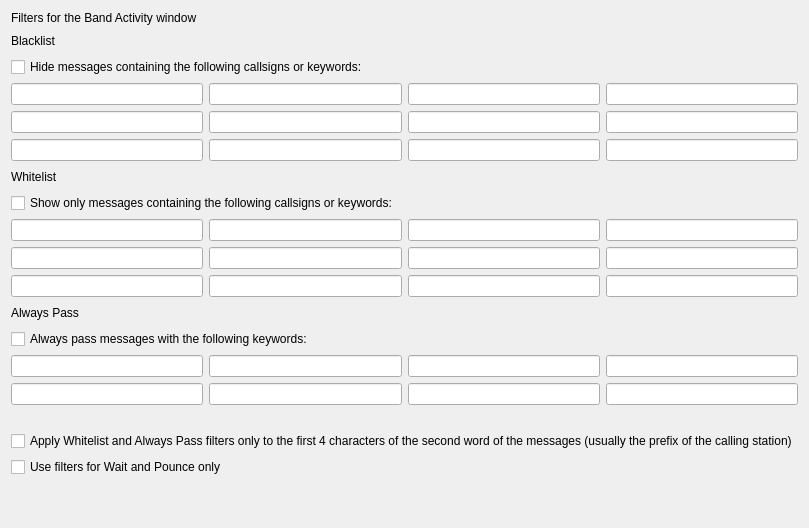
     <widget class="QWidget" name="filters_tab">
      <attribute name="title">
       <string>Filters</string>
      </attribute>
      <layout class="QGridLayout" name="gridLayout_13">
       <item row="0" column="0">
        <layout class="QGridLayout" name="gridLayout_19">
         <item row="4" column="3">
          <widget class="QLineEdit" name="Blacklist8"/>
         </item>
         <item row="5" column="3">
          <widget class="QLineEdit" name="Blacklist12"/>
         </item>
         <item row="13" column="3">
          <widget class="QLineEdit" name="Pass4"/>
         </item>
         <item row="4" column="1">
          <widget class="QLineEdit" name="Blacklist6"/>
         </item>
         <item row="14" column="2">
          <widget class="QLineEdit" name="Pass7"/>
         </item>
         <item row="9" column="2">
          <widget class="QLineEdit" name="Whitelist7"/>
         </item>
         <item row="5" column="2">
          <widget class="QLineEdit" name="Blacklist11"/>
         </item>
         <item row="8" column="1">
          <widget class="QLineEdit" name="Whitelist2"/>
         </item>
         <item row="9" column="0">
          <widget class="QLineEdit" name="Whitelist5"/>
         </item>
         <item row="8" column="3">
          <widget class="QLineEdit" name="Whitelist4"/>
         </item>
         <item row="8" column="0">
          <widget class="QLineEdit" name="Whitelist1"/>
         </item>
         <item row="18" column="0">
          <spacer name="verticalSpacer_10">
           <property name="orientation">
            <enum>Qt::Vertical</enum>
           </property>
           <property name="sizeHint" stdset="0">
            <size>
             <width>20</width>
             <height>40</height>
            </size>
           </property>
          </spacer>
         </item>
         <item row="14" column="0">
          <widget class="QLineEdit" name="Pass5"/>
         </item>
         <item row="12" column="0" colspan="4">
          <widget class="QCheckBox" name="cbPass">
           <property name="text">
            <string>Always pass messages with the following keywords:</string>
           </property>
          </widget>
         </item>
         <item row="6" column="0" colspan="4" alignment="Qt::AlignBottom">
          <widget class="QLabel" name="whitelist_label">
           <property name="sizePolicy">
            <sizepolicy hsizetype="Preferred" vsizetype="Preferred">
             <horstretch>0</horstretch>
             <verstretch>0</verstretch>
            </sizepolicy>
           </property>
           <property name="minimumSize">
            <size>
             <width>0</width>
             <height>20</height>
            </size>
           </property>
           <property name="text">
            <string>Whitelist</string>
           </property>
          </widget>
         </item>
         <item row="9" column="3">
          <widget class="QLineEdit" name="Whitelist8"/>
         </item>
         <item row="0" column="0" colspan="4">
          <widget class="QLabel" name="label_18">
           <property name="sizePolicy">
            <sizepolicy hsizetype="Preferred" vsizetype="Preferred">
             <horstretch>0</horstretch>
             <verstretch>0</verstretch>
            </sizepolicy>
           </property>
           <property name="text">
            <string>Filters for the Band Activity window</string>
           </property>
           <property name="alignment">
            <set>Qt::AlignLeading|Qt::AlignLeft|Qt::AlignTop</set>
           </property>
          </widget>
         </item>
         <item row="3" column="1">
          <widget class="QLineEdit" name="Blacklist2"/>
         </item>
         <item row="3" column="2">
          <widget class="QLineEdit" name="Blacklist3"/>
         </item>
         <item row="7" column="0" colspan="4">
          <widget class="QCheckBox" name="cbWhitelist">
           <property name="text">
            <string>Show only messages containing the following callsigns or keywords:</string>
           </property>
          </widget>
         </item>
         <item row="10" column="2">
          <widget class="QLineEdit" name="Whitelist11"/>
         </item>
         <item row="10" column="0">
          <widget class="QLineEdit" name="Whitelist9"/>
         </item>
         <item row="8" column="2">
          <widget class="QLineEdit" name="Whitelist3"/>
         </item>
         <item row="13" column="2">
          <widget class="QLineEdit" name="Pass3"/>
         </item>
         <item row="5" column="0">
          <widget class="QLineEdit" name="Blacklist9"/>
         </item>
         <item row="1" column="0" colspan="4" alignment="Qt::AlignBottom">
          <widget class="QLabel" name="blacklist_label">
           <property name="sizePolicy">
            <sizepolicy hsizetype="Preferred" vsizetype="Preferred">
             <horstretch>0</horstretch>
             <verstretch>0</verstretch>
            </sizepolicy>
           </property>
           <property name="minimumSize">
            <size>
             <width>0</width>
             <height>20</height>
            </size>
           </property>
           <property name="text">
            <string>Blacklist</string>
           </property>
          </widget>
         </item>
         <item row="15" column="0">
          <spacer name="verticalSpacer_12">
           <property name="orientation">
            <enum>Qt::Vertical</enum>
           </property>
           <property name="sizeType">
            <enum>QSizePolicy::Fixed</enum>
           </property>
           <property name="sizeHint" stdset="0">
            <size>
             <width>20</width>
             <height>20</height>
            </size>
           </property>
          </spacer>
         </item>
         <item row="10" column="1">
          <widget class="QLineEdit" name="Whitelist10"/>
         </item>
         <item row="2" column="0" colspan="4">
          <widget class="QCheckBox" name="cbBlacklist">
           <property name="text">
            <string>Hide messages containing the following callsigns or keywords:</string>
           </property>
          </widget>
         </item>
         <item row="3" column="3">
          <widget class="QLineEdit" name="Blacklist4"/>
         </item>
         <item row="14" column="3">
          <widget class="QLineEdit" name="Pass8"/>
         </item>
         <item row="13" column="1">
          <widget class="QLineEdit" name="Pass2"/>
         </item>
         <item row="4" column="2">
          <widget class="QLineEdit" name="Blacklist7"/>
         </item>
         <item row="10" column="3">
          <widget class="QLineEdit" name="Whitelist12"/>
         </item>
         <item row="4" column="0">
          <widget class="QLineEdit" name="Blacklist5"/>
         </item>
         <item row="13" column="0">
          <widget class="QLineEdit" name="Pass1"/>
         </item>
         <item row="3" column="0">
          <widget class="QLineEdit" name="Blacklist1"/>
         </item>
         <item row="5" column="1">
          <widget class="QLineEdit" name="Blacklist10"/>
         </item>
         <item row="14" column="1">
          <widget class="QLineEdit" name="Pass6"/>
         </item>
         <item row="9" column="1">
          <widget class="QLineEdit" name="Whitelist6"/>
         </item>
         <item row="11" column="0" colspan="4">
          <widget class="QLabel" name="always_pass_label">
           <property name="minimumSize">
            <size>
             <width>0</width>
             <height>20</height>
            </size>
           </property>
           <property name="text">
            <string>Always Pass</string>
           </property>
          </widget>
         </item>
         <item row="16" column="0" colspan="4">
          <widget class="QCheckBox" name="cb_filters_for_word2">
           <property name="toolTip">
            <string>&lt;html&gt;&lt;head/&gt;&lt;body&gt;&lt;p&gt;Apply Whitelist and Always Pass filters only to the first 4 characters of the second word of the messages (which usually contain the prefix of the calling station).&lt;/p&gt;&lt;/body&gt;&lt;/html&gt;</string>
           </property>
           <property name="text">
            <string>Apply Whitelist and Always Pass filters only to the first 4 characters of the second word of the messages (usually the prefix of the calling station)</string>
           </property>
          </widget>
         </item>
         <item row="17" column="0" colspan="4">
          <widget class="QCheckBox" name="cb_filters_for_Wait_and_Pounce_only">
           <property name="toolTip">
            <string>&lt;html&gt;&lt;head/&gt;&lt;body&gt;&lt;p&gt;Use filters for Wait and Pounce only.&lt;/p&gt;&lt;/body&gt;&lt;/html&gt;</string>
           </property>
           <property name="text">
            <string>Use filters for Wait and Pounce only</string>
           </property>
          </widget>
         </item>
        </layout>
       </item>
      </layout>
     </widget>
